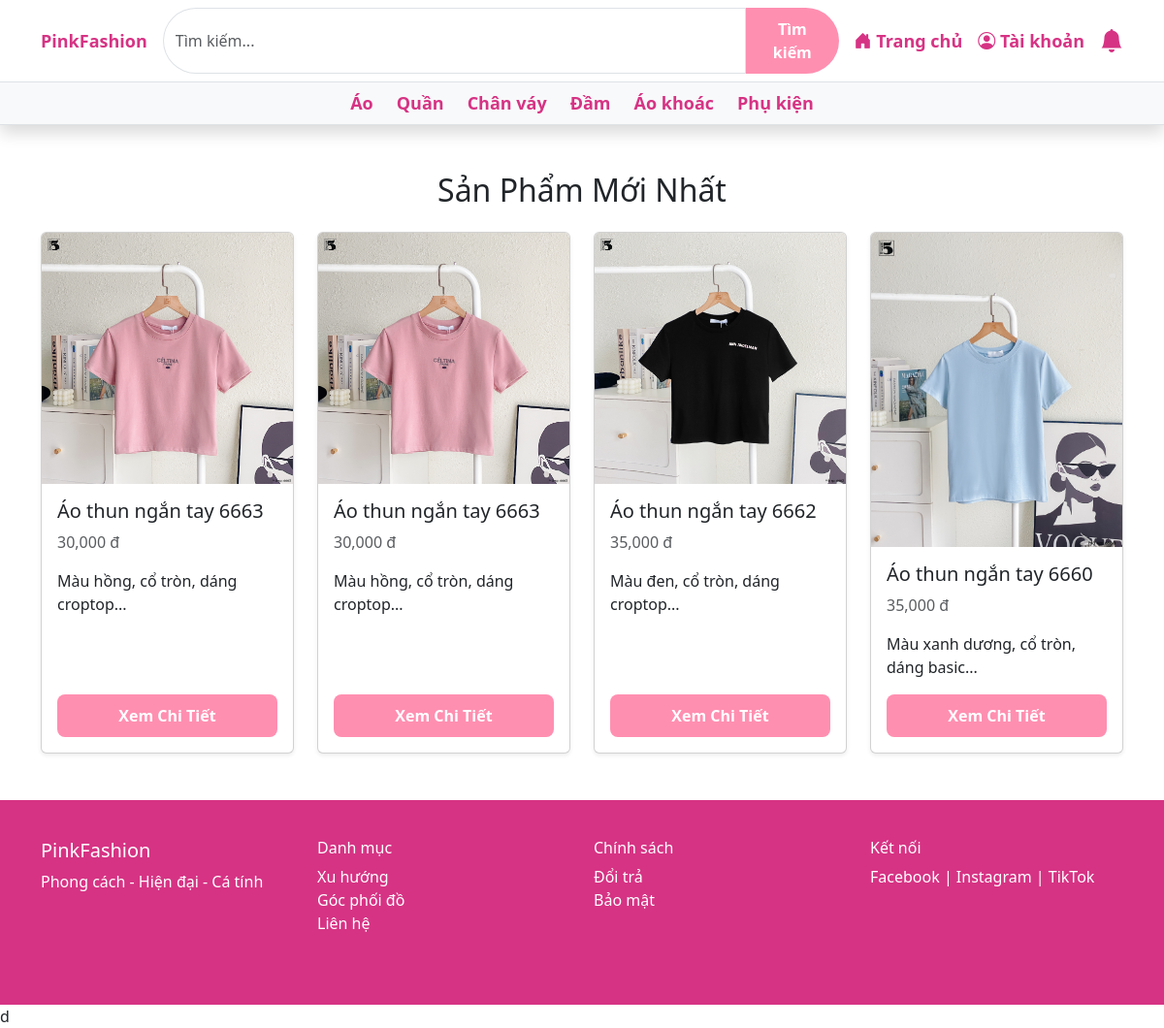
/pages/product.php, run on the app's committed database.
### tables this page shows
CREATE TABLE `products` (
  `id` int(11) NOT NULL,
  `name` varchar(100) NOT NULL,
  `price` decimal(10,2) NOT NULL,
  `description` text DEFAULT NULL,
  `image` varchar(255) DEFAULT NULL,
  `category_id` int(11) DEFAULT NULL
);

### pages/product.php (the view, shortened to what this page needs)
<?php
include '../php/config.php';
$sql = "SELECT * FROM products";
$result = mysqli_query($conn, $sql);
?>
<!DOCTYPE html>
<html lang="vi">
<head>
  <link href="https://cdn.jsdelivr.net/npm/bootstrap@5.3.2/dist/css/bootstrap.min.css" rel="stylesheet">
  <link rel="stylesheet" href="../assets/css/main.css">
</head>
<body>
<?php include 'header.php'; ?>
<div class="container py-5">
  <h2 class="text-center mb-4">Sản Phẩm Mới Nhất</h2>
  <div class="row row-cols-1 row-cols-sm-2 row-cols-md-3 row-cols-lg-4 g-4">
    <?php while ($row = mysqli_fetch_assoc($result)): ?>
      <div class="col">
        <div class="card h-100 shadow-sm">
          <img src="../assets/img/Ao/<?= htmlspecialchars($row['image']) ?>" class="card-img-top" alt="<?= htmlspecialchars($row['name']) ?>">
          <div class="card-body d-flex flex-column">
            <h5 class="card-title"><?= htmlspecialchars($row['name']) ?></h5>
            <p class="card-text text-muted"><?= number_format($row['price']) ?> đ</p>
            <p class="card-text"><?= htmlspecialchars(mb_substr($row['description'], 0, 50)) ?>...</p>
            <a href="#" class="btn btn-pink mt-auto">Xem Chi Tiết</a>
          </div>
        </div>
      </div>
    <?php endwhile; ?>
  </div>
</div>
<?php include 'footer.php'; ?>d
<link href="https://cdn.jsdelivr.net/npm/bootstrap-icons@1.10.5/font/bootstrap-icons.css" rel="stylesheet">
</body>
</html>

### pages/header.php (shortened to what this page needs)
<!DOCTYPE html>
<html>
<head>
  <link href="https://cdn.jsdelivr.net/npm/bootstrap@5.3.2/dist/css/bootstrap.min.css" rel="stylesheet">
  <link rel="stylesheet" href="../assets/css/main.css">
</head>
<body>
  <nav class="bg-white shadow border-bottom">
    <div class="container py-2 d-flex align-items-center justify-content-between flex-wrap">
      <div class="d-flex align-items-center">
        <a class="navbar-brand fw-bold text-pink" href="#">PinkFashion</a>
      </div>
      <form class="d-flex flex-grow-1 mx-3" role="search">
        <input class="form-control rounded-start-pill" type="search" placeholder="Tìm kiếm..." aria-label="Search">
        <button class="btn btn-pink rounded-end-pill px-3" type="submit">Tìm kiếm</button>
      </form>
      <div class="d-flex align-items-center gap-3 mt-2 mt-lg-0">
        <a href="../pages/index.php" class="text-pink text-decoration-none"><i class="bi bi-house-door-fill"></i> Trang
          chủ</a>
        <?php if (!isset($_SESSION['user_id'])): ?>
          <a href="../pages/formLogin.php" class="text-pink text-decoration-none"><i class="bi bi-person-circle"></i> Tài
            khoản</a>
        <?php else: ?>
          <a href="../pages/customer.php" class="text-pink text-decoration-none"><i class="bi bi-person-circle"></i> Tài
            khoản</a>
        <?php endif; ?>
        <a href="../pages/notifications.php" class="text-pink text-decoration-none position-relative fs-4"
          id="voucher-alert">
          <i class="bi bi-bell-fill"></i>
        </a>
      </div>
    </div>
    <div class="bg-light border-top">
      <div class="container d-flex justify-content-center flex-wrap py-2 gap-4">
        <a href="product.php" class="text-pink text-decoration-none">Áo</a>
        <a href="#" class="text-pink text-decoration-none">Quần</a>
        <a href="#" class="text-pink text-decoration-none">Chân váy</a>
        <a href="#" class="text-pink text-decoration-none">Đầm</a>
        <a href="#" class="text-pink text-decoration-none">Áo khoác</a>
        <a href="#" class="text-pink text-decoration-none">Phụ kiện</a>
      </div>
    </div>
  </nav>
  <link href="https://cdn.jsdelivr.net/npm/bootstrap-icons@1.10.5/font/bootstrap-icons.css" rel="stylesheet">
</body>
</html>

### pages/footer.php (shortened to what this page needs)
<!DOCTYPE html>
<html>
<head>
  <link href="https://cdn.jsdelivr.net/npm/bootstrap@5.3.2/dist/css/bootstrap.min.css" rel="stylesheet">
  <link rel="stylesheet" href="../assets/css/main.css">
</head>
<body>
<footer class="text-white">
    <div class="container">
      <div class="row text-center text-md-start">
        <div class="col-md-3 mb-3">
          <h5>PinkFashion</h5>
          <p>Phong cách - Hiện đại - Cá tính</p>
        </div>
        <div class="col-md-3 mb-3">
          <h6>Danh mục</h6>
          <ul class="list-unstyled">
            <li><a href="#trends" class="text-white text-decoration-none">Xu hướng</a></li>
            <li><a href="phoi-do.html" class="text-white text-decoration-none">Góc phối đồ</a></li>
            <li><a href="#contact" class="text-white text-decoration-none">Liên hệ</a></li>
          </ul>
        </div>
        <div class="col-md-3 mb-3">
          <h6>Chính sách</h6>
          <ul class="list-unstyled">
            <li><a href="#" class="text-white text-decoration-none">Đổi trả</a></li>
            <li><a href="#" class="text-white text-decoration-none">Bảo mật</a></li>
          </ul>
        </div>
        <div class="col-md-3 mb-3">
          <h6>Kết nối</h6>
          <p>Facebook | Instagram | TikTok</p>
        </div>
      </div>
    </div>
  </footer>
  <link href="https://cdn.jsdelivr.net/npm/bootstrap-icons@1.10.5/font/bootstrap-icons.css" rel="stylesheet">
</body>
</html>

### assets/css/main.css (style rules this page uses)
:root { --primary-light: #ffe6ec; --primary-dark: #ff8fb1; --text-color: #d63384; }
body { scroll-behavior: smooth; }
footer { background-color: var(--text-color); padding: 40px 0; }
.btn-pink { background-color: var(--primary-dark); color: white; border: none; padding: 10px 20px; border-radius: 8px; font-weight: bold; transition: 0.3s; }
.text-pink { color: var(--text-color) !important; font-weight: bold; font-size: large; }

### data on the page
products: image (picture), name "Áo thun ngắn tay 6663", price "30,000", description "Màu hồng, cổ tròn, dáng croptop"
products: image (picture), name "Áo thun ngắn tay 6663", price "30,000", description "Màu hồng, cổ tròn, dáng croptop"
products: image (picture), name "Áo thun ngắn tay 6662", price "35,000", description "Màu đen, cổ tròn, dáng croptop"
products: image (picture), name "Áo thun ngắn tay 6660", price "35,000", description "Màu xanh dương, cổ tròn, dáng basic"
